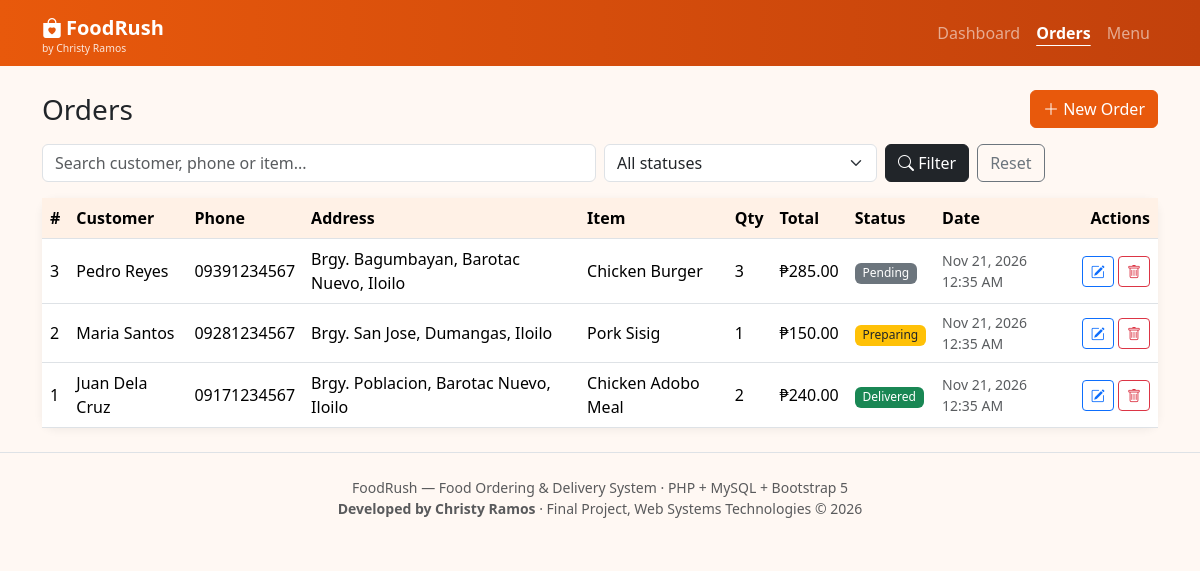
/orders.php, run on the app's committed database.
### tables this page shows
CREATE TABLE orders (
    id            INT AUTO_INCREMENT PRIMARY KEY,
    customer_name VARCHAR(100)  NOT NULL,
    phone         VARCHAR(20)   NOT NULL,
    address       VARCHAR(255)  NOT NULL,
    menu_item_id  INT           NOT NULL,
    quantity      INT           NOT NULL DEFAULT 1,
    total_price   DECIMAL(10,2) NOT NULL,
    status        ENUM('Pending','Preparing','Out for Delivery','Delivered','Cancelled') NOT NULL DEFAULT 'Pending',
    notes         VARCHAR(255)  DEFAULT NULL,
    order_date    TIMESTAMP     NOT NULL DEFAULT CURRENT_TIMESTAMP,
    CONSTRAINT fk_orders_menu FOREIGN KEY (menu_item_id)
        REFERENCES menu_items(id) ON DELETE RESTRICT ON UPDATE CASCADE
);

CREATE TABLE menu_items (
    id          INT AUTO_INCREMENT PRIMARY KEY,
    name        VARCHAR(100)  NOT NULL,
    category    VARCHAR(50)   NOT NULL DEFAULT 'Main Dish',
    description TEXT,
    price       DECIMAL(8,2)  NOT NULL,
    available   TINYINT(1)    NOT NULL DEFAULT 1,
    created_at  TIMESTAMP     NOT NULL DEFAULT CURRENT_TIMESTAMP
);

### db_connect.php (called while the page is built, shortened)
<?php
function e($value) {
    return htmlspecialchars((string)$value, ENT_QUOTES, 'UTF-8');
}

### orders.php (the view, shortened to what this page needs)
<?php
require 'db_connect.php';
$search = trim($_GET['q'] ?? '');
$sql = "SELECT o.*, m.name AS item
        FROM orders o JOIN menu_items m ON m.id = o.menu_item_id
        WHERE (o.customer_name LIKE ? OR o.phone LIKE ? OR m.name LIKE ?)";
$like = '%' . $search . '%';
$types = 'sss';
$params = [$like, $like, $like];
$sql .= " ORDER BY o.order_date DESC, o.id DESC";
$stmt = $conn->prepare($sql);
$stmt->bind_param($types, ...$params);
$stmt->execute();
$result = $stmt->get_result();
include 'includes/header.php';
?>
<div class="d-flex justify-content-between align-items-center mb-3 flex-wrap gap-2">
    <h1 class="h3 mb-0">Orders</h1>
    <a href="order_form.php" class="btn btn-brand"><i class="bi bi-plus-lg"></i> New Order</a>
</div>
<form class="row g-2 mb-3" method="get">
    <div class="col-md-6"><input type="text" name="q" class="form-control" placeholder="Search customer, phone or item..." value="<?= e($search) ?>"></div>
    <div class="col-md-3">
        <select name="status" class="form-select">
            <option value="">All statuses</option>
        </select>
    </div>
    <div class="col-md-3 d-grid d-md-flex gap-2">
        <button class="btn btn-dark"><i class="bi bi-search"></i> Filter</button>
        <a href="orders.php" class="btn btn-outline-secondary">Reset</a>
    </div>
</form>
<div class="card">
    <div class="table-responsive">
        <table class="table table-hover align-middle mb-0">
            <thead>
                <tr><th>#</th><th>Customer</th><th>Phone</th><th>Address</th><th>Item</th><th>Qty</th><th>Total</th><th>Status</th><th>Date</th><th class="text-end">Actions</th></tr>
            </thead>
            <tbody>
            <?php while ($r = $result->fetch_assoc()): ?>
                <tr>
                    <td><?= $r['id'] ?></td>
                    <td><?= e($r['customer_name']) ?></td>
                    <td><?= e($r['phone']) ?></td>
                    <td><?= e($r['address']) ?></td>
                    <td><?= e($r['item']) ?></td>
                    <td><?= $r['quantity'] ?></td>
                    <td>&#8369;<?= number_format($r['total_price'], 2) ?></td>
                    <td><?php include 'includes/status_badge.php'; ?></td>
                    <td class="small text-muted"><?= date('M d, Y h:i A', strtotime($r['order_date'])) ?></td>
                    <td class="text-end text-nowrap">
                        <a href="order_form.php?id=<?= $r['id'] ?>" class="btn btn-sm btn-outline-primary" title="Edit"><i class="bi bi-pencil-square"></i></a>
                        <form action="order_delete.php" method="post" class="d-inline" onsubmit="return confirm('Delete order #<?= $r['id'] ?>?');">
                            <button class="btn btn-sm btn-outline-danger" title="Delete"><i class="bi bi-trash"></i></button>
                        </form>
                    </td>
                </tr>
            <?php endwhile; ?>
            </tbody>
        </table>
    </div>
</div>
<?php include 'includes/footer.php'; ?>

### includes/status_badge.php
<?php
$badgeColors = [
    'Pending' => 'secondary',
    'Preparing' => 'warning text-dark',
    'Out for Delivery' => 'info text-dark',
    'Delivered' => 'success',
    'Cancelled' => 'danger',
];
$c = $badgeColors[$r['status']] ?? 'secondary';
echo '<span class="badge badge-status bg-' . $c . '">' . e($r['status']) . '</span>';

### assets/style.css (style rules this page uses)
:root { --brand: #e8590c; --brand-dark: #c2410c; }
body { background: #fff8f3; }
.btn-brand { background: var(--brand); border-color: var(--brand); color: #fff; }
.card { border: 0; border-radius: 14px; box-shadow: 0 2px 10px rgba(0,0,0,.06); }
.table thead th { background: #fff1e6; white-space: nowrap; }
.badge-status { font-weight: 500; }

### data on the page
orders: id "3", customer_name "Pedro Reyes", phone "09391234567", address "Brgy. Bagumbayan, Barotac Nuevo, Iloilo", menu_item.name "Chicken Burger", quantity "3", total_price "285.00", status "Pending", order_date "Nov 21, 2026 12:35 AM"
orders: id "2", customer_name "Maria Santos", phone "09281234567", address "Brgy. San Jose, Dumangas, Iloilo", menu_item.name "Pork Sisig", quantity "1", total_price "150.00", status "Preparing", order_date "Nov 21, 2026 12:35 AM"
orders: id "1", customer_name "Juan Dela Cruz", phone "09171234567", address "Brgy. Poblacion, Barotac Nuevo, Iloilo", menu_item.name "Chicken Adobo Meal", quantity "2", total_price "240.00", status "Delivered", order_date "Nov 21, 2026 12:35 AM"
